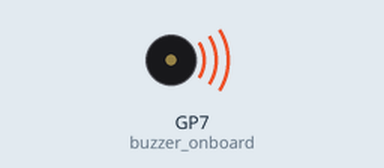
Recording of a program running on a simulated Raspberry Pi Pico running MicroPython. Shown: buzzer (waves = sounding, pin HIGH).

Above: at 1.0 s.
At 5.5 s:
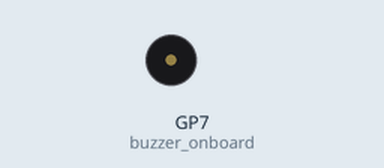
Timing chart, 0 to 6.9 s (numbered marks = the images above):
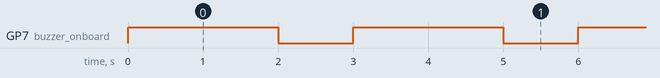

The program:

beep.py
```python
from machine import Pin, Timer
import utime

buzzer_onboard = Pin(7, Pin.OUT)

while True:
    #buzzer_onboard.toggle()
    buzzer_onboard.on()
    utime.sleep(2)
    buzzer_onboard.off()
    utime.sleep(1)
# buzzer_onboard.toggle() ==> buzzer_onboard.on() and  buzzer_onboard.off()
```

Measured:
- by itself, GP7 (buzzer_onboard): alternates HIGH for 2.0 s and LOW for 1.0 s
